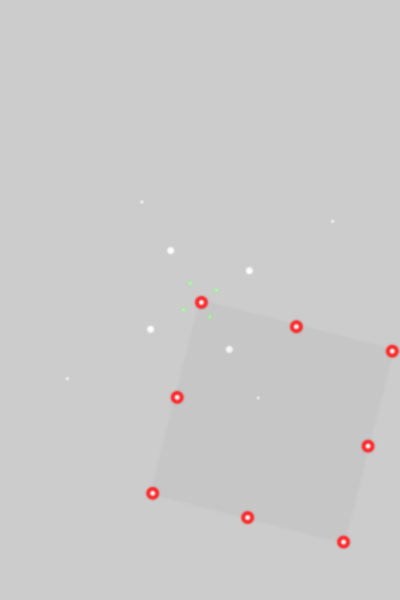
Frame 1 (no input)
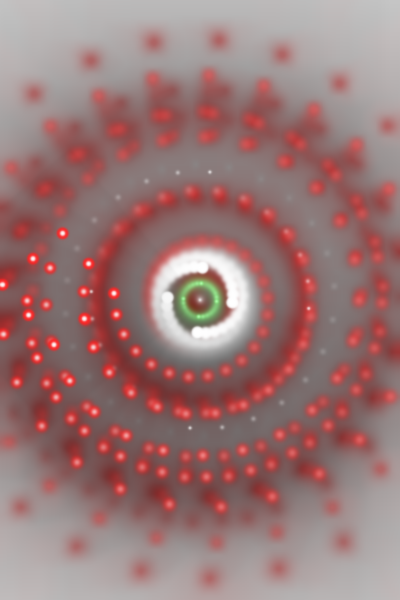
Frame 60 (the mouse pressed at the canvas centre just before this capture)
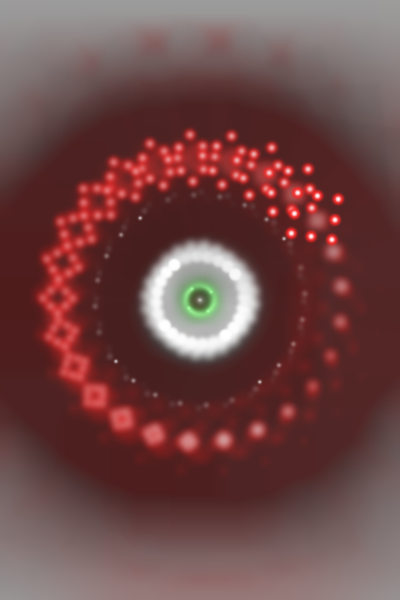
Frame 120 (the mouse held since frame 60 and released just before this capture)

The Processing sketch that drew these frames (run headless with seeded random() and noise(); from frame 60 on, the mouse is pressed at the canvas centre):

// Processing sketch: processing_4436
// ── processing_4436.pde

// macquarie bank logo
float p,r,P,c,C, 
m,N,n,e,E, 
Ny,ny,Ey,ey, 
nx,Nx,ex,Ex;
                                                    
void setup(){ 
  p=1; 
  P=0; 
  r=1; 
  m=5;  
 
  
  size(400,600); 
  smooth(); 
  noStroke(); 
  noCursor();
} 
 
void draw(){ 
noiseSeed(100);
  n+=0.01;  
  ny+=0.029; 
  nx+=0.0063; 
  N=noise(n)*2; 
  Ny=noise(ny)*2; 
  Nx=noise(nx)*1.7; 
  spiral2(); 
  spiral(); 
   } 
 void spiral(){ 
  P-=r; 
  p+=r; 
  c=9.5*N;
  C=12;
  if(p>=200||p<=0)
  { 
    r=-r; 
  } 
  fill(3,7); 
 rectMode(CORNER); 
rect(0,0,200,200);
ellipseMode(CENTER); 

  fill(#FC2626,150); 
  ellipse(p,100,C,C);  
  ellipse(100,p,C,C); 
  ellipse(P+200,100,C,C); 
  ellipse(100,P+200,C,C); 
  ellipse(p,p,C,C); 
  ellipse(P+200,P+200,C,C); 
  ellipse(p,P+200,C,C); 
  ellipse(P+200,p,C,C); 
 
  fill(#FC2626); 
  ellipse(p,100,c,c);  
  ellipse(100,p,c,c); 
  ellipse(P+200,100,c,c); 
  ellipse(100,P+200,c,c); 
  ellipse(p,p,c,c); 
  ellipse(P+200,P+200,c,c); 
  ellipse(p,P+200,c,c); 
  ellipse(P+200,p,c,c); 
   
  fill(#ffffff); 
  ellipse(p,100,m,m);  
  ellipse(100,p,m,m); 
  ellipse(P+200,100,m,m); 
  ellipse(100,P+200,m,m); 
  ellipse(p,p,m,m); 
  ellipse(P+200,P+200,m,m); 
  ellipse(p,P+200,m,m); 
  ellipse(P+200,p,m,m); 
 
  filter(BLUR);
} 
 
void spiral2(){ 

e=-10*N; 
E=10*N; 
ey=-30*Ny; 
Ey=30*Ny; 
ex=-70*Nx; 
Ex=70*Nx; 
 

  translate(width/2,height/2);
  rotate(p/4);
 ellipse(0,0,2*N,2*N); 
  
   fill(#86FF81); 
  ellipse(E,E,4,4); 
  ellipse(e,e,4,4); 
  ellipse(e,E,4,4); 
  ellipse(E,e,4,4); 
  fill(#E6FFE5); 
  ellipse(E,E,2,2); 
  ellipse(e,e,2,2); 
  ellipse(e,E,2,2); 
  ellipse(E,e,2,2); 
   
  fill(#FFFFFF); 
  ellipse(Ey,Ey,C,C); 
  ellipse(ey,ey,C,C); 
  ellipse(ey,Ey,C,C); 
  ellipse(Ey,ey,C,C); 
  fill(#FFFFFF); 
  ellipse(Ey,Ey,C-7,C-7); 
  ellipse(ey,ey,C-7,C-7); 
  ellipse(ey,Ey,C-7,C-7); 
  ellipse(Ey,ey,C-7,C-7); 
   
  fill(#FFFFFF); 
  ellipse(Ex,Ex,3,3); 
  ellipse(ex,ex,3,3); 
  ellipse(ex*N,Ex*N,3,3); 
  ellipse(Ex*N,ex*N,3,3); 
   

 
} 
 
